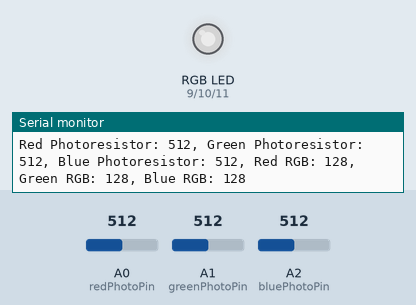
This sketch was run on a simulated Arduino Uno, built with avr-gcc and run on an emulated ATmega328P. On the bench: an RGB LED mixed from three pins (HIGH = lit), the last lines printed to the serial monitor. The inputs (shaded band) are chosen by the test bench; at power-on: A0 (redPhotoPin) = 512, A1 (greenPhotoPin) = 512, A2 (bluePhotoPin) = 512. Dim RGB values are drawn brighter than linear.

Above: at 1.2 s.
1.3 s: A0 (redPhotoPin) set to 407
At 2.3 s:
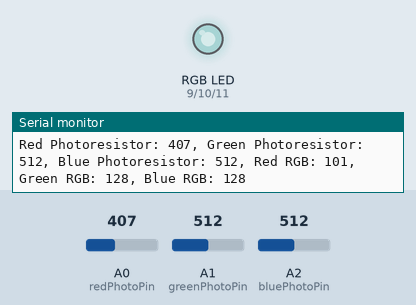
4.3 s: A0 (redPhotoPin) set to 390
At 5.6 s:
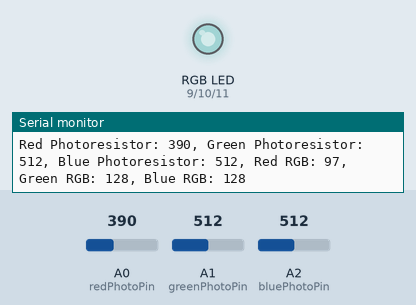
7.3 s: A1 (greenPhotoPin) set to 416
At 9.0 s:
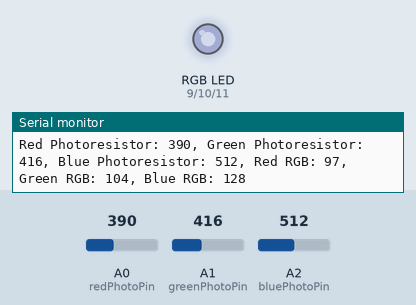
10.3 s: A1 (greenPhotoPin) set to 389
At 11.3 s:
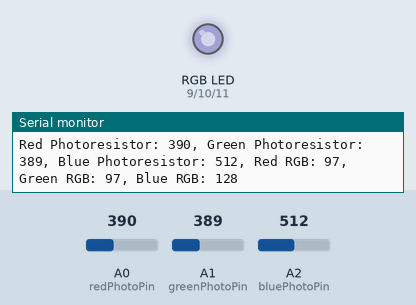
13.3 s: A2 (bluePhotoPin) set to 413
At 14.0 s:
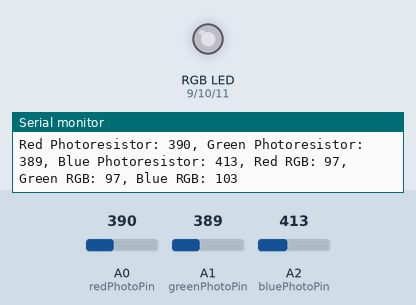
16.3 s: A2 (bluePhotoPin) set to 390
At 17.5 s:
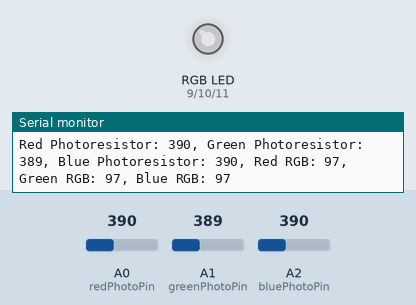
Timing chart, 0 to 19.3 s (numbered marks = the images above; inputs shaded):
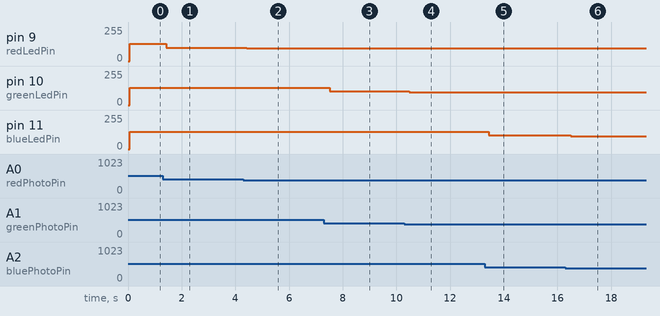

Measured:
- after the input at 1.3 s, pin 9 (redLedPin): 128/255 → 101/255 after 0.13 s
- after the input at 4.3 s, pin 9 (redLedPin): 101/255 → 97/255 after 0.13 s
- after the input at 7.3 s, pin 10 (greenLedPin): 128/255 → 104/255 after 0.22 s
- after the input at 10.3 s, pin 10 (greenLedPin): 104/255 → 97/255 after 0.19 s
- after the input at 13.3 s, pin 11 (blueLedPin): 128/255 → 103/255 after 0.13 s
- after the input at 16.3 s, pin 11 (blueLedPin): 103/255 → 97/255 after 0.20 s

The sketch:

Phototransisitor_RGB_LED.ino
```cpp
int redPhotoPin = A0, greenPhotoPin = A1, bluePhotoPin = A2, redLedPin = 9, greenLedPin = 10, blueLedPin = 11, redPhotoVal, redLedVal, greenPhotoVal, greenLedVal, bluePhotoVal, blueLedVal, dly = 10;
String redPhoto = "Red Photoresistor: ", greenPhoto = ", Green Photoresistor: ", bluePhoto = ", Blue Photoresistor: ", blueRGB = ", Blue RGB: ", redRGB = ", Red RGB: ", greenRGB = ", Green RGB: ";
void setup() {
  // put your setup code here, to run once:
  Serial.begin(9600);
  pinMode(redLedPin, OUTPUT);
  pinMode(blueLedPin, OUTPUT);
  pinMode(greenLedPin, OUTPUT);
}

void loop() {
  // put your main code here, to run repeatedly:
  redPhotoVal = analogRead(redPhotoPin);
  greenPhotoVal = analogRead(greenPhotoPin);
  bluePhotoVal = analogRead(bluePhotoPin);
  redLedVal = redPhotoVal / 4;
  greenLedVal = greenPhotoVal / 4;
  blueLedVal = bluePhotoVal / 4;
  Serial.print(redPhoto);
  Serial.print(redPhotoVal);
  Serial.print(greenPhoto);
  Serial.print(greenPhotoVal);
  Serial.print(bluePhoto);
  Serial.print(bluePhotoVal);
  Serial.print(redRGB);
  Serial.print(redLedVal);
  Serial.print(greenRGB);
  Serial.print(greenLedVal);
  Serial.print(blueRGB);
  Serial.println(blueLedVal);
  analogWrite(redLedPin, redLedVal);
  analogWrite(greenLedPin, greenLedVal);
  analogWrite(blueLedPin, blueLedVal);
  delay(dly);
}
```
